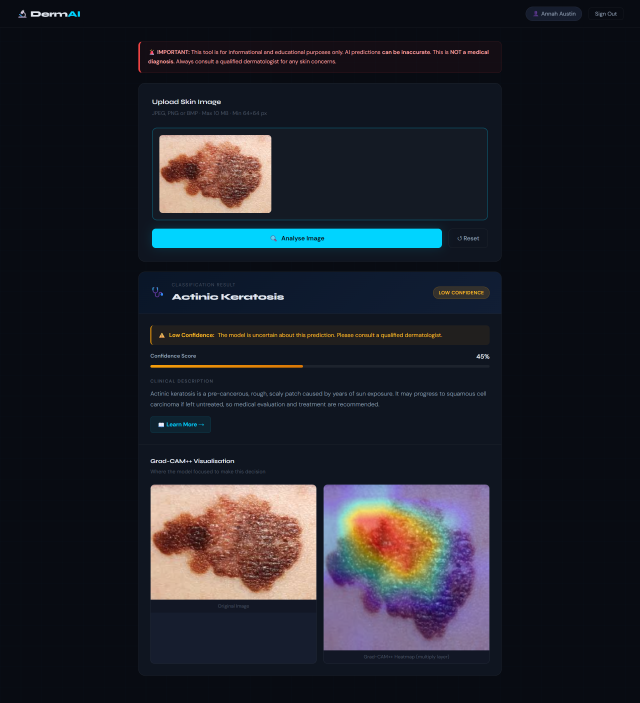
#> input picture MY APP/dermai/analysis page.png, 1920 x 2107 px (shown at 1/3 size)
$ python -i skin_detector.py   (imports and definitions only)
#> lines starting #> are read from the running program, lines starting #| are printed output that depends on the picture; after the words box and inside, x2 and y2 are one past the last pixel; in counts of white or black regions, pixels touching at a corner belong together
#> further down, picture is the input picture: PIL image 1920x2107 RGBA; mean R, G, B, A 31.7, 33.8, 41.8, 255

import logging
from dataclasses import dataclass

import cv2
import numpy as np
from PIL import Image

logger = logging.getLogger(__name__)


RAW_PIXEL_THRESHOLD   = 0.25

COHERENT_THRESHOLD    = 0.20


@dataclass
class SkinDetectionResult:
    is_skin: bool
    skin_fraction: float
    message: str


class SkinDetectionService:

    def check(self, pil_image: Image.Image) -> SkinDetectionResult:
        try:
            img_rgb = np.array(pil_image.convert("RGB"), dtype=np.uint8)


            small = cv2.resize(img_rgb, (128, 128))
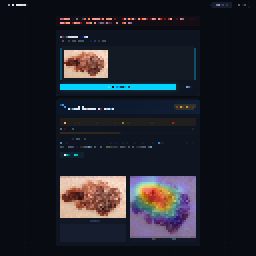
#> small: shape (128, 128, 3) (shown 2 times larger); mean R, G, B 31.6, 33.4, 41.5
            img_bgr = cv2.cvtColor(small, cv2.COLOR_RGB2BGR)


            img_ycrcb = cv2.cvtColor(img_bgr, cv2.COLOR_BGR2YCrCb)
#> img_ycrcb: shape (128, 128, 3); mean of channels 0, 1, 2 33.7, 126.5, 132.5
            y_ch  = img_ycrcb[:, :, 0]
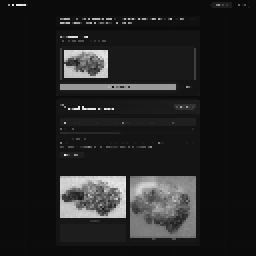
#> y_ch: shape (128, 128) (shown 2 times larger); min 11, max 240, mean 33.7
            cr_ch = img_ycrcb[:, :, 1]
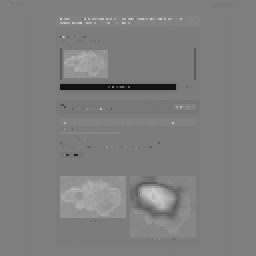
#> cr_ch: shape (128, 128) (shown 2 times larger); min 18, max 209, mean 126.5
            cb_ch = img_ycrcb[:, :, 2]
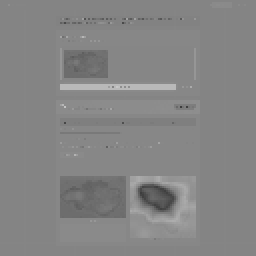
#> cb_ch: shape (128, 128) (shown 2 times larger); min 60, max 199, mean 132.5

            skin_mask = (
                (y_ch  >= 50)  & (y_ch  <= 230) &
                (cr_ch >= 138) & (cr_ch <= 175) &
                (cb_ch >= 90)  & (cb_ch <= 128)
            ).astype(np.uint8) * 255
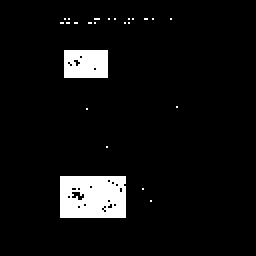
#> skin_mask: shape (128, 128) (shown 2 times larger); 6% white; 24 white regions (22 under 20 px), largest, box (x1, y1, x2, y2) and area: (30, 88, 63, 109) 657, (32, 25, 54, 39) 299

            total_pixels  = 128 * 128
            raw_skin      = int(np.sum(skin_mask > 0))
#> raw_skin = 985
            raw_fraction  = raw_skin / total_pixels
#> raw_fraction = 0.0601

            logger.info("Skin raw pixels: %.1f%%", raw_fraction * 100)

            if raw_fraction < RAW_PIXEL_THRESHOLD:
                return self._reject(raw_fraction)


            kernel = cv2.getStructuringElement(cv2.MORPH_ELLIPSE, (7, 7))
            closed = cv2.morphologyEx(skin_mask, cv2.MORPH_CLOSE, kernel)

            opened = cv2.morphologyEx(closed, cv2.MORPH_OPEN, kernel)


            num_labels, labels, stats, _ = cv2.connectedComponentsWithStats(
                opened, connectivity=8
            )

            if num_labels < 2:

                return self._reject(raw_fraction)


            largest_area = max(stats[1:, cv2.CC_STAT_AREA]) if num_labels > 1 else 0
            coherent_fraction = largest_area / total_pixels

            logger.info(
                "Skin coherent region: %.1f%% (threshold: %.1f%%)",
                coherent_fraction * 100,
                COHERENT_THRESHOLD * 100,
            )

            if coherent_fraction >= COHERENT_THRESHOLD:
                return SkinDetectionResult(
                    is_skin=True,
                    skin_fraction=coherent_fraction,
                    message="Skin detected.",
                )
            else:
                return self._reject(coherent_fraction)

        except Exception as exc:

            logger.warning("Skin detection failed (failing open): %s", exc)
            return SkinDetectionResult(
                is_skin=True,
                skin_fraction=0.0,
                message="Skin detection skipped due to error.",
            )

    def _reject(self, fraction: float) -> SkinDetectionResult:
        return SkinDetectionResult(
            is_skin=False,
            skin_fraction=fraction,
            message=(
                f"No skin lesion detected in this image "
                f"({fraction*100:.1f}% skin-tone area found). "
                f"Please upload a clear, close-up photograph of a skin lesion."
            ),
        )

>>> from PIL import Image
>>> picture = Image.open('../../analysis page.png')
>>> result = SkinDetectionService().check(picture)
